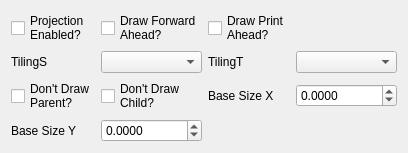
                 <widget class="QWidget" name="tab_15">
                  <attribute name="title">
                   <string>General</string>
                  </attribute>
                  <layout class="QGridLayout" name="gridLayout_32" columnstretch="1,1,1,1">
                   <item row="0" column="1">
                    <widget class="QCheckBox" name="baseDrawForwardAhead">
                     <property name="text">
                      <string>Draw Forward
Ahead?</string>
                     </property>
                    </widget>
                   </item>
                   <item row="1" column="3">
                    <widget class="QComboBox" name="baseTilingT"/>
                   </item>
                   <item row="0" column="0">
                    <widget class="QCheckBox" name="baseProjectionEnabled">
                     <property name="text">
                      <string>Projection
Enabled?</string>
                     </property>
                    </widget>
                   </item>
                   <item row="1" column="1">
                    <widget class="QComboBox" name="baseTilingS"/>
                   </item>
                   <item row="1" column="0">
                    <widget class="QLabel" name="label_76">
                     <property name="text">
                      <string>TilingS</string>
                     </property>
                    </widget>
                   </item>
                   <item row="0" column="2">
                    <widget class="QCheckBox" name="baseDrawPrintAhead">
                     <property name="text">
                      <string>Draw Print
Ahead?</string>
                     </property>
                    </widget>
                   </item>
                   <item row="1" column="2">
                    <widget class="QLabel" name="label_77">
                     <property name="text">
                      <string>TilingT</string>
                     </property>
                    </widget>
                   </item>
                   <item row="2" column="0">
                    <widget class="QCheckBox" name="baseDontDrawParent">
                     <property name="text">
                      <string>Don't Draw
Parent?</string>
                     </property>
                    </widget>
                   </item>
                   <item row="2" column="1">
                    <widget class="QCheckBox" name="baseDontDrawChild">
                     <property name="text">
                      <string>Don't Draw
Child?</string>
                     </property>
                    </widget>
                   </item>
                   <item row="2" column="2">
                    <widget class="QLabel" name="label_117">
                     <property name="text">
                      <string>Base Size X</string>
                     </property>
                    </widget>
                   </item>
                   <item row="2" column="3">
                    <widget class="QDoubleSpinBox" name="baseBaseSizeX">
                     <property name="sizePolicy">
                      <sizepolicy hsizetype="MinimumExpanding" vsizetype="Fixed">
                       <horstretch>0</horstretch>
                       <verstretch>0</verstretch>
                      </sizepolicy>
                     </property>
                     <property name="prefix">
                      <string/>
                     </property>
                     <property name="decimals">
                      <number>4</number>
                     </property>
                     <property name="minimum">
                      <double>-999999.999900000053458</double>
                     </property>
                     <property name="maximum">
                      <double>999999.999900000053458</double>
                     </property>
                    </widget>
                   </item>
                   <item row="3" column="1">
                    <widget class="QDoubleSpinBox" name="baseBaseSizeY">
                     <property name="sizePolicy">
                      <sizepolicy hsizetype="MinimumExpanding" vsizetype="Fixed">
                       <horstretch>0</horstretch>
                       <verstretch>0</verstretch>
                      </sizepolicy>
                     </property>
                     <property name="prefix">
                      <string/>
                     </property>
                     <property name="decimals">
                      <number>4</number>
                     </property>
                     <property name="minimum">
                      <double>-999999.999900000053458</double>
                     </property>
                     <property name="maximum">
                      <double>999999.999900000053458</double>
                     </property>
                    </widget>
                   </item>
                   <item row="3" column="0">
                    <widget class="QLabel" name="lblbaseBaseSizeY">
                     <property name="text">
                      <string>Base Size Y</string>
                     </property>
                    </widget>
                   </item>
                  </layout>
                 </widget>
